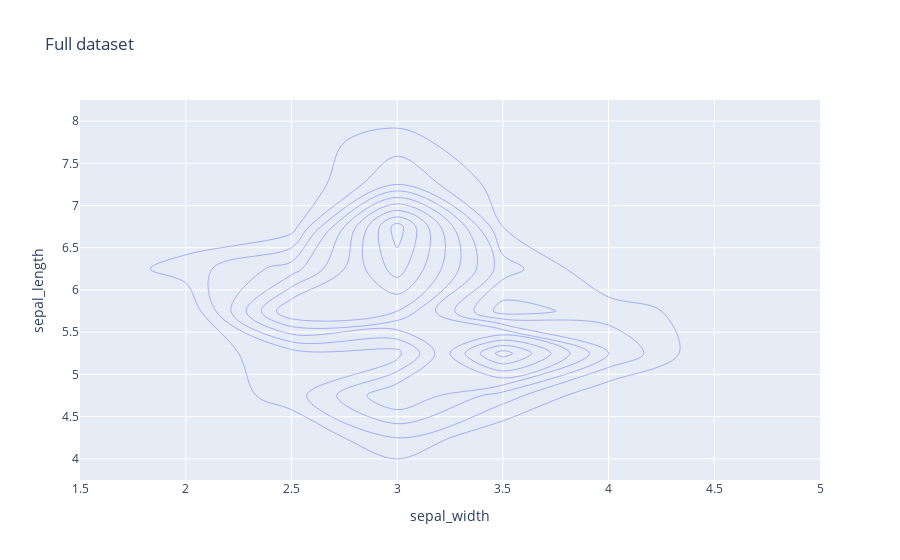
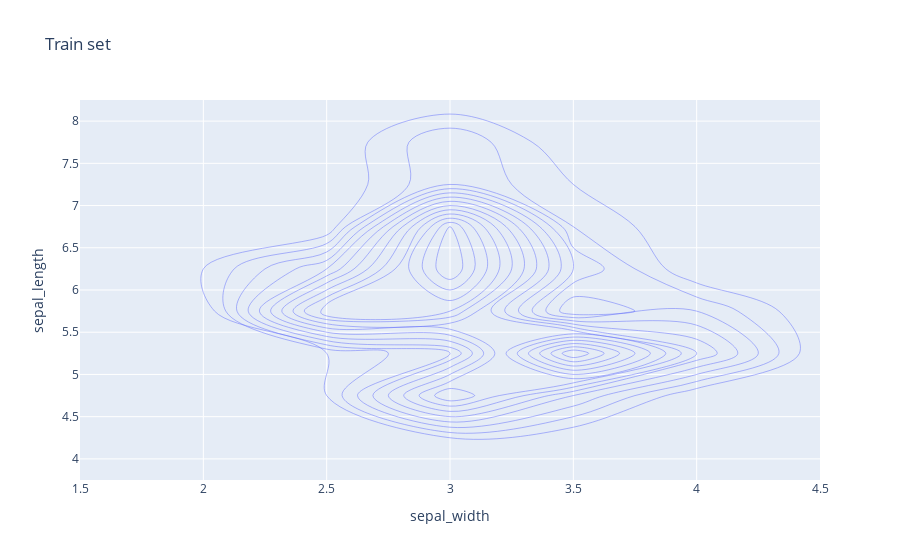
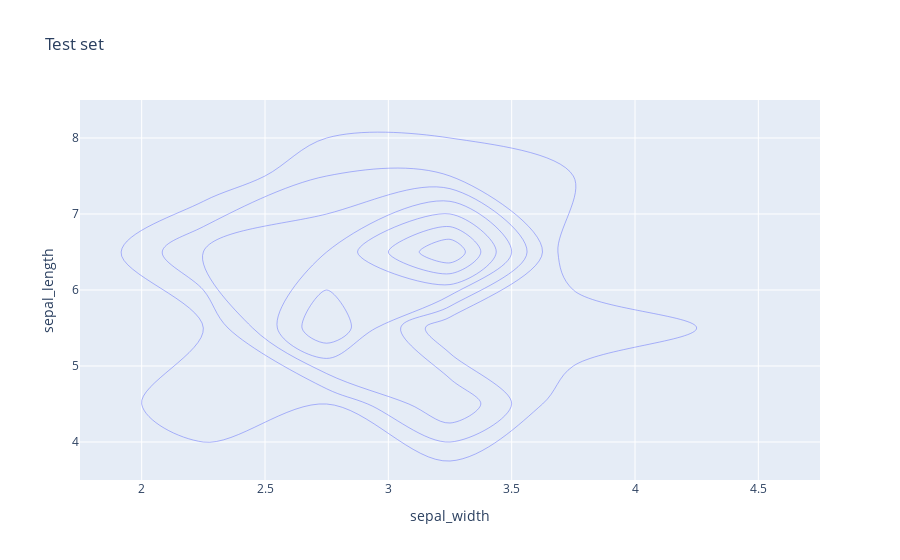

The notebook cell saved with these charts, in order:
### Markdown cell above
Plot the distribution of the first two variables for the full data set, the train set, and the test set, do you notice any differences? what does it mean for the evaluation of our model ?

### Code cell
fig = px.density_contour(data, 'sepal_width', 'sepal_length', title = 'Full dataset')
fig.show()
fig = px.density_contour(X_train, 'sepal_width', 'sepal_length', title = 'Train set')
fig.show()
fig = px.density_contour(X_test, 'sepal_width', 'sepal_length', title = 'Test set')
fig.show()

### Figure 1 — Plotly figure (JSON) as saved in the notebook; plotly's stock layout.template omitted (floating-point values rounded to 4 significant figures; data arrays with more than 128 entries replaced by an {"elided": "..."} marker saying what was removed)
{"data": [{"contours": {"coloring": "none"}, "hovertemplate": "sepal_width=%{x}<br>sepal_length=%{y}<br>count=%{z}<extra></extra>", "legendgroup": "", "line": {"color": "#636efa"}, "name": "", "showlegend": false, "type": "histogram2dcontour", "x": {"elided": "150 float values"}, "xaxis": "x", "xbingroup": "x", "y": {"elided": "150 float values"}, "yaxis": "y", "ybingroup": "y"}], "layout": {"legend": {"tracegroupgap": 0}, "title": {"text": "Full dataset"}, "xaxis": {"anchor": "y", "domain": [0, 1], "title": {"text": "sepal_width"}}, "yaxis": {"anchor": "x", "domain": [0, 1], "title": {"text": "sepal_length"}}}}

### Figure 2 — Plotly figure (JSON) as saved in the notebook; plotly's stock layout.template omitted (floating-point values rounded to 4 significant figures)
{"data": [{"contours": {"coloring": "none"}, "hovertemplate": "sepal_width=%{x}<br>sepal_length=%{y}<br>count=%{z}<extra></extra>", "legendgroup": "", "line": {"color": "#636efa"}, "name": "", "showlegend": false, "type": "histogram2dcontour", "x": [2.6, 3.8, 2.3, 3.1, 3, 2.8, 2.8, 2.5, 3.4, 3.9, 2.8, 2.9, 2.8, 2.9, 2.2, 3.2, 3, 2.7, 3.8, 3.6, 2.5, 3.5, 3, 2.5, 3, 2, 3.2, 3, 3.4, 2.9, 3, 3.1, 2.5, 2.7, 3.3, 3.8, 3.3, 3.7, 3.8, 3, 2.8, 3.2, 2.7, 3.2, 3.5, 3.4, 3.1, 2.9, 3.2, 2.5, 4.1, 3.4, 3.4, 2.8, 3.5, 2.5, 2.6, 3, 2.9, 2.8, 3, 3, 2.6, 3.1, 3, 3.4, 3.2, 3.6, 3.1, 3, 3, 3, 3, 3.3, 2.9, 3.4, 2.7, 4.2, 3.4, 3.7, 3.1, 3.4, 3, 3.1, 3, 3, 2.4, 2.8, 3, 3.6, 3.6, 2.4, 3.1, 4, 3.3, 3.3, 3.8, 3.1, 3.7, 3, 3, 2.8, 3, 2.5, 3.9, 2.8, 3, 3.5, 3.4, 2.8, 2.9, 2.7], "xaxis": "x", "xbingroup": "x", "y": [5.5, 5.1, 5.5, 4.6, 5.9, 6.4, 5.6, 4.9, 5.1, 5.4, 7.7, 5.6, 6.1, 5.7, 6.2, 4.7, 4.8, 5.8, 5.1, 5, 6.3, 5.5, 5.6, 5.7, 6.8, 5, 6.4, 6.6, 5, 6.1, 7.1, 4.8, 5.6, 5.8, 6.7, 7.9, 5, 5.4, 5.7, 6.1, 6.2, 4.6, 6.4, 5.9, 5.2, 6, 6.7, 6.3, 6.8, 6.3, 5.2, 4.6, 6.3, 6.1, 5, 5.1, 5.7, 7.2, 6.2, 6.5, 6.5, 6.7, 5.8, 6.7, 4.4, 4.8, 5, 4.9, 4.9, 5.7, 4.9, 6, 5.6, 6.7, 6.4, 5.4, 6.3, 5.5, 5.2, 5.3, 6.9, 6.2, 4.8, 4.9, 7.7, 5.9, 5.5, 6.8, 5.4, 7.2, 4.6, 5.5, 6.4, 5.8, 6.3, 5.1, 5.1, 6.9, 5.1, 7.6, 6.7, 6.3, 5, 5.5, 5.4, 5.7, 6.1, 5.1, 5.4, 7.4, 6.6, 6], "yaxis": "y", "ybingroup": "y"}], "layout": {"legend": {"tracegroupgap": 0}, "title": {"text": "Train set"}, "xaxis": {"anchor": "y", "domain": [0, 1], "title": {"text": "sepal_width"}}, "yaxis": {"anchor": "x", "domain": [0, 1], "title": {"text": "sepal_length"}}}}

### Figure 3 — Plotly figure (JSON) as saved in the notebook; plotly's stock layout.template omitted (floating-point values rounded to 4 significant figures)
{"data": [{"contours": {"coloring": "none"}, "hovertemplate": "sepal_width=%{x}<br>sepal_length=%{y}<br>count=%{z}<extra></extra>", "legendgroup": "", "line": {"color": "#636efa"}, "name": "", "showlegend": false, "type": "histogram2dcontour", "x": [2.3, 3.1, 3.1, 2.8, 2.9, 2.6, 2.6, 2.9, 3, 3.2, 3.2, 2.4, 2.8, 2.2, 3.2, 3.5, 3.4, 3.2, 2.8, 2.7, 3, 2.7, 3.4, 3.2, 2.5, 3.2, 2.3, 3.8, 3.2, 2.7, 3.5, 2.2, 3.3, 2.7, 2.3, 4.4, 3, 2.9], "xaxis": "x", "xbingroup": "x", "y": [6.3, 6.9, 6.7, 6.4, 7.3, 7.7, 6.1, 4.4, 6.5, 7, 4.7, 4.9, 5.8, 6, 4.4, 5, 5, 6.5, 5.7, 5.8, 6.5, 5.6, 4.8, 7.2, 6.7, 6.9, 5, 7.7, 6.4, 5.2, 5.1, 6, 6.3, 5.8, 4.5, 5.7, 4.3, 6], "yaxis": "y", "ybingroup": "y"}], "layout": {"legend": {"tracegroupgap": 0}, "title": {"text": "Test set"}, "xaxis": {"anchor": "y", "domain": [0, 1], "title": {"text": "sepal_width"}}, "yaxis": {"anchor": "x", "domain": [0, 1], "title": {"text": "sepal_length"}}}}
